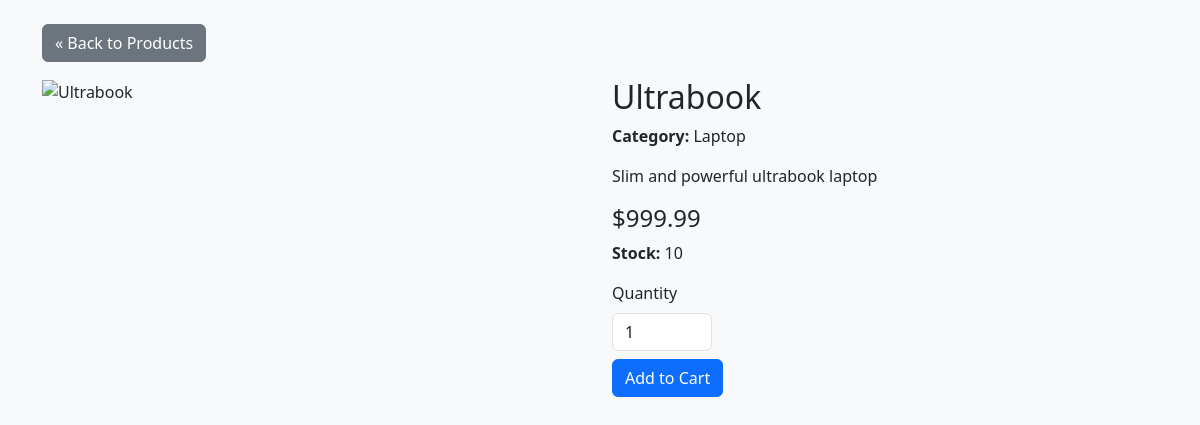
/product.php?id=7, run on the app's committed database.
### tables this page shows
CREATE TABLE `products` (
  `id` int(11) NOT NULL,
  `name` varchar(255) NOT NULL,
  `description` text DEFAULT NULL,
  `price` decimal(10,2) NOT NULL DEFAULT 0.00,
  `image` varchar(255) NOT NULL,
  `image_url` varchar(255) DEFAULT NULL,
  `category` varchar(100) DEFAULT NULL,
  `stock` int(11) NOT NULL DEFAULT 0
);

### product.php (the view, shortened to what this page needs)
<?php
require 'includes/db.php';
$product_id = (int)$_GET['id'];
$stmt = $pdo->prepare("SELECT * FROM products WHERE id = ?");
$stmt->execute([$product_id]);
$product = $stmt->fetch();
?>
<!DOCTYPE html>
<html>
<head>
    <link href="css/style.css" rel="stylesheet">
</head>
<body class="bg-light">
<div class="container py-4">
    <a href="products.php" class="btn btn-secondary mb-3">&laquo; Back to Products</a>
    <div class="row">
        <div class="col-md-6">
            <img src="<?= htmlspecialchars($product['image_url']) ?>" alt="<?= htmlspecialchars($product['name']) ?>" class="img-fluid" style="max-height:400px; object-fit:contain;">
        </div>
        <div class="col-md-6">
            <h2><?= htmlspecialchars($product['name']) ?></h2>
            <p><strong>Category:</strong> <?= htmlspecialchars(ucwords($product['category'])) ?></p>
            <p><?= nl2br(htmlspecialchars($product['description'])) ?></p>
            <h4>$<?= $product['price'] ?></h4>
            <p><strong>Stock:</strong> <?= $product['stock'] ?></p>
            <form method="POST" class="mt-3">
                <label for="quantity" class="form-label">Quantity</label>
                <input type="number" name="quantity" id="quantity" value="1" min="1" max="<?= $product['stock'] ?>" class="form-control" style="width:100px;">
                <button type="submit" class="btn btn-primary mt-2">Add to Cart</button>
            </form>
        </div>
    </div>
</div>
</body>
</html>

### data on the page
products: name "Ultrabook", category "Laptop", description "Slim and powerful ultrabook laptop", price "999.99", stock "10"
